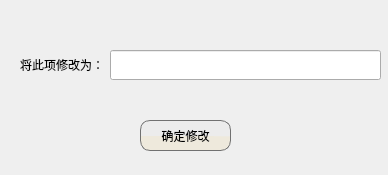
<?xml version="1.0" encoding="UTF-8"?>
<ui version="4.0">
 <class>Form</class>
 <widget class="QWidget" name="Form">
  <property name="geometry">
   <rect>
    <x>0</x>
    <y>0</y>
    <width>388</width>
    <height>175</height>
   </rect>
  </property>
  <property name="windowTitle">
   <string>Form</string>
  </property>
  <property name="styleSheet">
   <string notr="true">QWidget#Form
{
background-image: url(:/register/resource/picture/changeWgt_background.jpg);
}</string>
  </property>
  <widget class="QPushButton" name="pushButton">
   <property name="geometry">
    <rect>
     <x>140</x>
     <y>120</y>
     <width>91</width>
     <height>31</height>
    </rect>
   </property>
   <property name="styleSheet">
    <string notr="true">QPushButton{
	
	background-color: rgb(245, 255, 48);
border:1px solid #717171;
border-radius:10px;
font: 13pt &quot;楷体&quot;;
background-color: qconicalgradient(cx:0.5,cy:0.522909, angle:179.9, stop:0.494318 rgba(238, 233, 220, 255), stop:0.5 rgba(236, 236, 236, 255));

}
QPushButton:hover
{
	background-color: qlineargradient(spread:pad, x1:0.909, y1:0.864, x2:0.926, y2:0, stop:0.448864 rgba(255, 239, 88, 250), stop:1 rgba(255, 255, 255, 255));
	
}

</string>
   </property>
   <property name="text">
    <string>确定修改</string>
   </property>
  </widget>
  <widget class="QWidget" name="">
   <property name="geometry">
    <rect>
     <x>20</x>
     <y>50</y>
     <width>361</width>
     <height>41</height>
    </rect>
   </property>
   <layout class="QFormLayout" name="formLayout">
    <item row="0" column="1">
     <widget class="QLineEdit" name="lineEdit">
      <property name="minimumSize">
       <size>
        <width>0</width>
        <height>30</height>
       </size>
      </property>
      <property name="styleSheet">
       <string notr="true">font: 11pt &quot;楷体&quot;;</string>
      </property>
      <property name="clearButtonEnabled">
       <bool>true</bool>
      </property>
     </widget>
    </item>
    <item row="0" column="0">
     <widget class="QLabel" name="label">
      <property name="styleSheet">
       <string notr="true">font: 18pt &quot;隶书&quot;;</string>
      </property>
      <property name="text">
       <string>将此项修改为：</string>
      </property>
     </widget>
    </item>
   </layout>
  </widget>
 </widget>
 <resources>
  <include location="images.qrc"/>
 </resources>
 <connections>
  <connection>
   <sender>pushButton</sender>
   <signal>clicked()</signal>
   <receiver>Form</receiver>
   <slot>changeIt()</slot>
   <hints>
    <hint type="sourcelabel">
     <x>199</x>
     <y>137</y>
    </hint>
    <hint type="destinationlabel">
     <x>206</x>
     <y>306</y>
    </hint>
   </hints>
  </connection>
 </connections>
 <slots>
  <slot>changeIt()</slot>
 </slots>
</ui>
